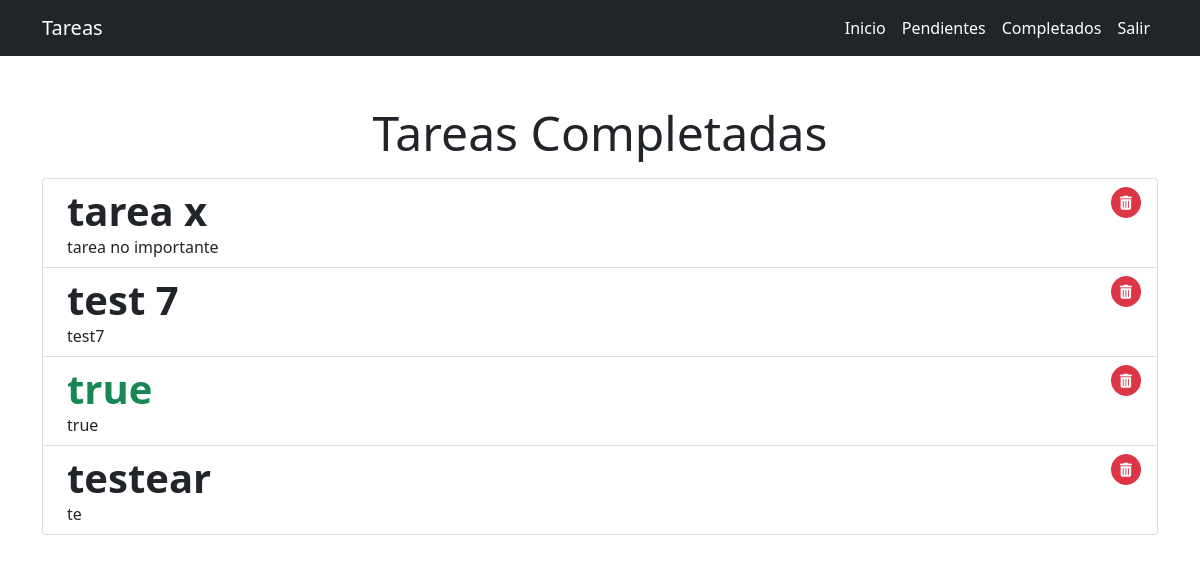
The page /tasks_completed/ (signed in) on the database its author committed.
### tasks/models.py (models this page shows, shortened)
class Task(models.Model):
    title = models.CharField(max_length=100)
    description = models.TextField(blank= True)
    created = models.DateTimeField(auto_now_add=True)
    datecompleted = models.DateTimeField(null=True, blank=True)
    important = models.BooleanField(default= False)
    user = models.ForeignKey(User, on_delete= models.CASCADE)

### tasks/views.py (the view)
# urls.py: path('tasks_completed/', tasks_completed, name='tasks_completed'),
@login_required
def tasks_completed(request):
    tasks = Task.objects.filter(user= request.user, datecompleted__isnull= False).order_by('-datecompleted')
    return render(request, 'tasks_completed.html', {
        'tasks': tasks
    })

### tasks/templates/tasks_completed.html (shortened to what this page needs)
{% extends 'base.html' %}
{% block content %}
<main class="container py-5">
    <div class="display-5 text-center">Tareas Completadas</div>
    <ol class="list-group list-group-numbered py-3">
        {% for task in tasks %}
        <a href="{% url 'task_detail' task.id %}" class="list-group-item d-flex justify-content-between align-items-start py-2">
          <div class="ms-2 me-auto">
            {% if task.important %}
                <div class="display-6 fw-bold text-success">{{ task.title }}</div>
            {% else %}
                <div class="display-6 fw-bold">{{ task.title }}</div>
            {% endif %}
            {{ task.description }}
          </div>
          <div >
                <form action="{% url 'task_deleted' task.id %}" method="POST">
                    <button class="btn btn-danger btn-sm rounded-pill">
                        <i class="fa-sharp fa-solid fa-trash-can"></i>
                    </button>
                </form>
            </div>
        </a>
        {% endfor %}
</main>
{% endblock %}

### rows shown on the page
Task: title "tarea x", description "tarea no importante"
Task: title "test 7", description "test7"
Task: title "true", description "true"
Task: title "testear", description "te"
